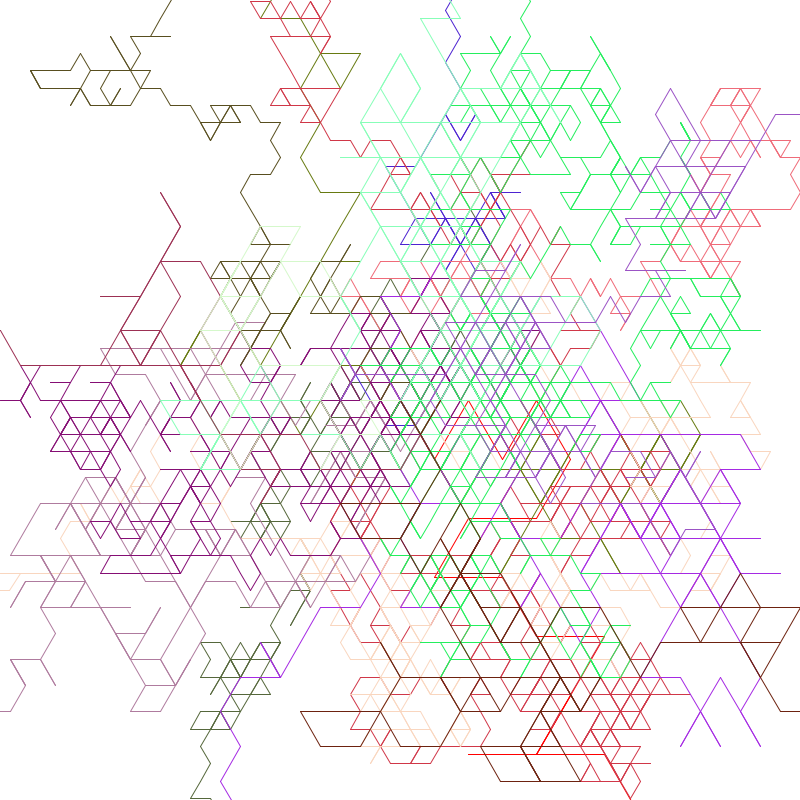
Frame 1 (no input)
Frame 60 (the mouse pressed at the canvas centre just before this capture): identical to frame 1, image omitted
Frame 120 (the mouse held since frame 60 and released just before this capture): identical to frame 1, image omitted

The Processing sketch that drew this single still picture (run headless with seeded random() and noise(); from frame 60 on, the mouse is pressed at the canvas centre):

// Processing sketch: axidraw_triangles_walk
// ── axidraw_triangles_walk.pde

float xpos, ypos;

color c =  color(255, 0, 0);
float rad;

void setup() {
  size(800, 800);
  background(255);
  xpos = width*0.5;
  ypos = height*0.5;
  rad = random(10, 100);
  
  for (int i = 0 ; i < 5000; i ++){
    triangle_walk();
  }
}

void draw() {
  
}

void keyPressed(){
  background(255);
  xpos = width*0.5;
  ypos = height*0.5;
  rad = random(10, 100);
  
  for (int i = 0 ; i < 5000; i ++){
    triangle_walk();
  }
  
}

void triangle_walk(){
  noFill();
  stroke(c);
  float angle = (int(random(0, 6)) * TWO_PI) / 6;
  //float rad = 10;

  float newX = xpos + rad * cos(angle);
  float newY = ypos + rad * sin(angle);

  line(xpos, ypos, newX, newY);

  xpos = newX;
  ypos = newY;

  if (xpos > width || xpos < 0 || ypos < 0 || ypos > height) {
    xpos = width*.5;
    ypos = height*.5;
    c =  color(random(255), random(255), random(255));
    rad = int(random(3)) * 10 + 20;
  }
}
